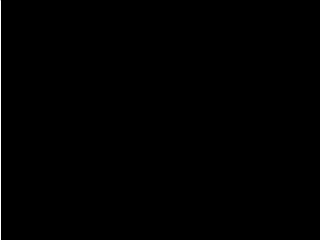
Frame 1 (no input)
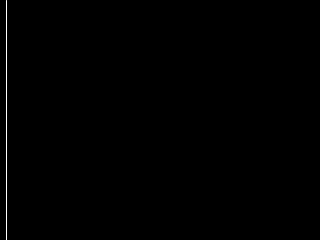
Frame 60 (the mouse pressed at the canvas centre just before this capture)
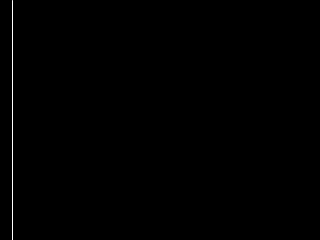
Frame 120 (the mouse held since frame 60 and released just before this capture)

The Processing sketch that drew these frames (run headless with seeded random() and noise(); from frame 60 on, the mouse is pressed at the canvas centre):

// Processing sketch: cprocessing_testing
// ── cprocessing_testing.pde


void setup(){
  size(320,240);

}

void draw(){
  background(0);
  stroke(255);
  float d = frameCount/10.0;
  line(d,0,d,height);

}
